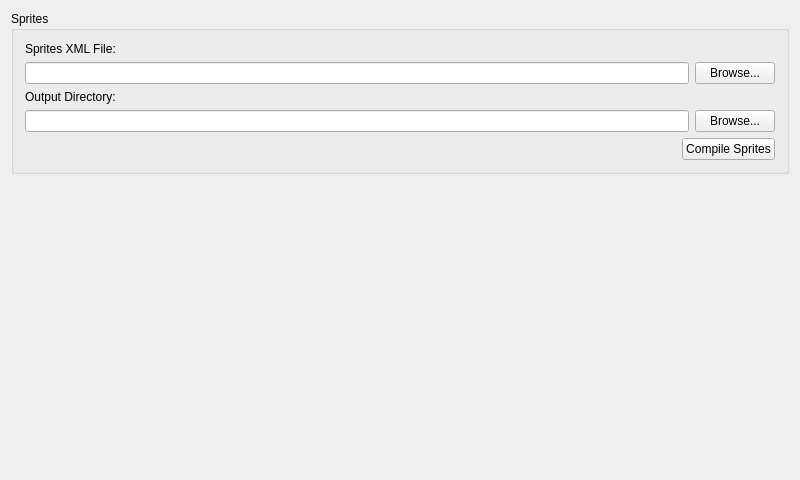
<?xml version="1.0" encoding="UTF-8"?>
<ui version="4.0">
 <class>MainWindow</class>
 <widget class="QMainWindow" name="MainWindow">
  <property name="geometry">
   <rect>
    <x>0</x>
    <y>0</y>
    <width>800</width>
    <height>480</height>
   </rect>
  </property>
  <property name="windowTitle">
   <string>MainWindow</string>
  </property>
  <widget class="QWidget" name="centralWidget">
   <layout class="QGridLayout" name="gridLayout_2">
    <item row="0" column="0">
     <widget class="QGroupBox" name="groupBox">
      <property name="title">
       <string>Sprites</string>
      </property>
      <layout class="QGridLayout" name="gridLayout">
       <item row="0" column="0">
        <widget class="QLabel" name="label">
         <property name="text">
          <string>Sprites XML File:</string>
         </property>
        </widget>
       </item>
       <item row="1" column="0">
        <layout class="QHBoxLayout" name="horizontalLayout">
         <item>
          <widget class="QLineEdit" name="lineEdit_spritesXMLFile"/>
         </item>
         <item>
          <widget class="QPushButton" name="pushButton">
           <property name="text">
            <string>Browse...</string>
           </property>
          </widget>
         </item>
        </layout>
       </item>
       <item row="2" column="0">
        <widget class="QLabel" name="label_2">
         <property name="text">
          <string>Output Directory:</string>
         </property>
        </widget>
       </item>
       <item row="3" column="0">
        <layout class="QHBoxLayout" name="horizontalLayout_3">
         <item>
          <widget class="QLineEdit" name="lineEdit_spritesXMLFile_2"/>
         </item>
         <item>
          <widget class="QPushButton" name="pushButton_3">
           <property name="text">
            <string>Browse...</string>
           </property>
          </widget>
         </item>
        </layout>
       </item>
       <item row="4" column="0">
        <layout class="QHBoxLayout" name="horizontalLayout_2">
         <item>
          <spacer name="horizontalSpacer">
           <property name="orientation">
            <enum>Qt::Horizontal</enum>
           </property>
           <property name="sizeHint" stdset="0">
            <size>
             <width>40</width>
             <height>20</height>
            </size>
           </property>
          </spacer>
         </item>
         <item>
          <widget class="QPushButton" name="pushButton_2">
           <property name="text">
            <string>Compile Sprites</string>
           </property>
          </widget>
         </item>
        </layout>
       </item>
      </layout>
     </widget>
    </item>
    <item row="1" column="0">
     <spacer name="verticalSpacer">
      <property name="orientation">
       <enum>Qt::Vertical</enum>
      </property>
      <property name="sizeHint" stdset="0">
       <size>
        <width>20</width>
        <height>345</height>
       </size>
      </property>
     </spacer>
    </item>
   </layout>
  </widget>
 </widget>
 <layoutdefault spacing="6" margin="11"/>
 <resources/>
 <connections/>
</ui>
